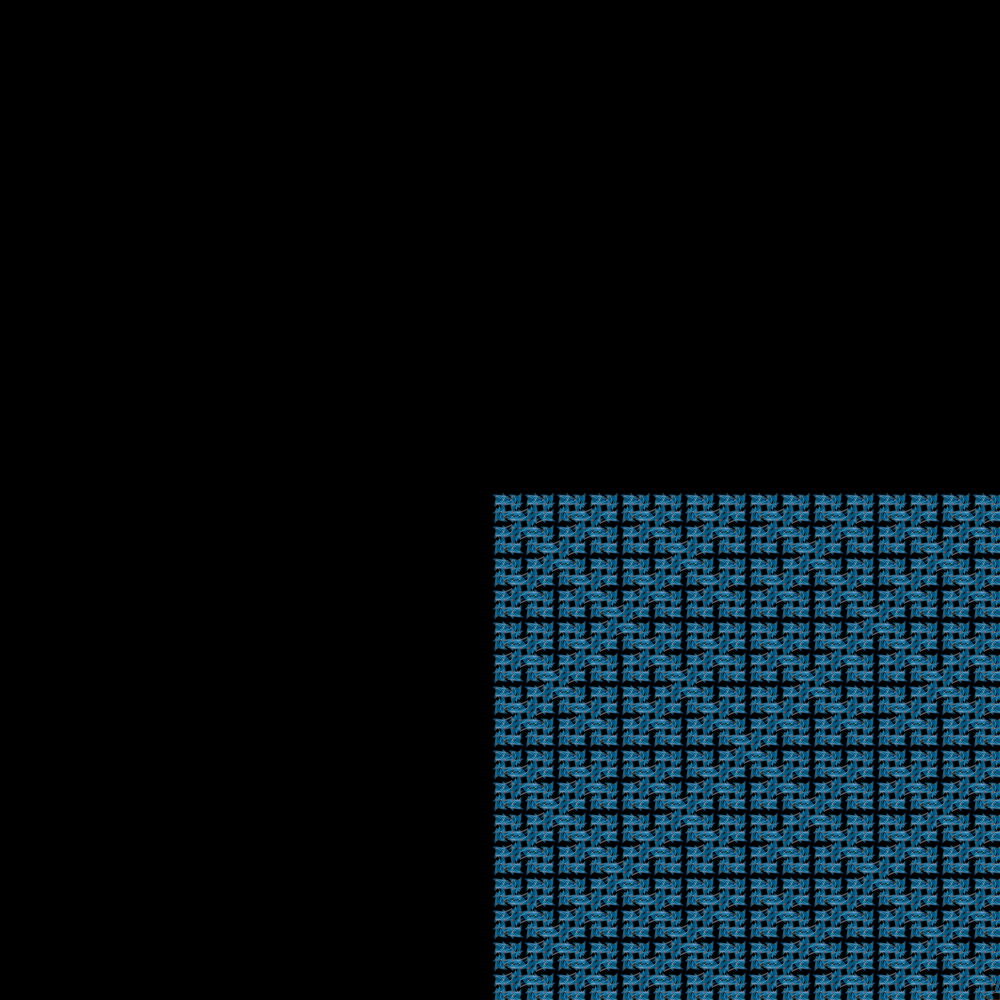
Frame 1 (no input)
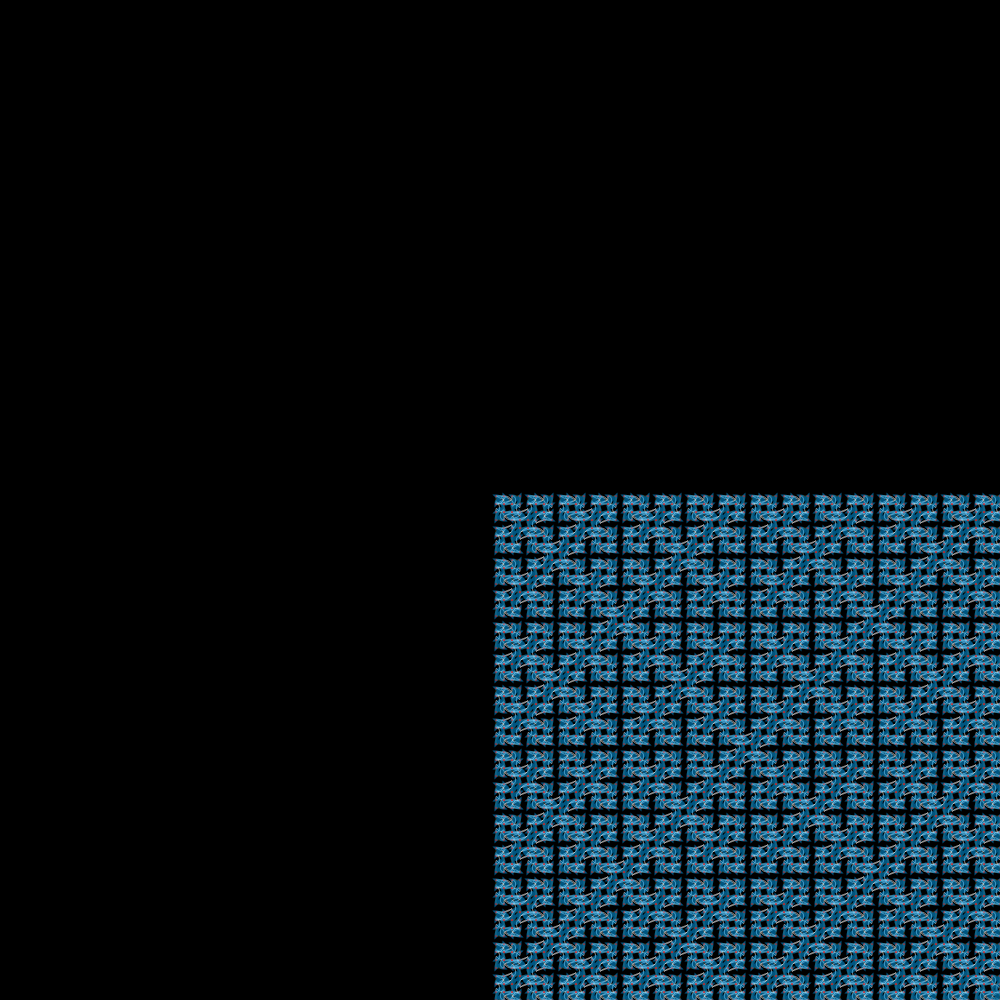
Frame 2 (the mouse pressed at the canvas centre, redrawn once)

The p5.js sketch that drew these frames (run headless with seeded random() and noise() and a simulated clock; the mouse was pressed at the canvas centre and the sketch redrawn once):

// p5.js sketch
// ── sketch.js
// var current = [...'X']
// var current = [...'AAAA']
var current = [...'F+XF+F+XF']
// var current = [...'F']
// var current = [...'X']
var axiom = current
var next = []
var count = 0
var s = []

var D = 0
var R = 0
var slider
var col = 0

var vertices = []
var vertices_x = []

function setup() {

	createCanvas(1000, 1000);
	angleMode(DEGREES)
	colorMode(HSB)

	var n = 5 

	for (let i = 0; i < n; i++) {
		getResult()
	}
	console.log(current.join(''));

	// drawCurves()
	// drawBezier()
	noLoop()
}


function drawCurves() {
	// console.log("drawCurves()")
	beginShape()
	if (vertices.length) {
		curveVertex(vertices[0].x, vertices[0].y)
		for (let i = 0; i < vertices.length; i++) {
			stroke(100, 100, 100)
			strokeWeight(1)
			noFill()
			curveVertex(vertices[i].x, vertices[i].y)
		}
		curveVertex(vertices[vertices.length-1].x, vertices[vertices.length-1].y)
	}
	endShape()

	for (let i = 0; i < vertices.length; i++) {
		fill(0, 100, 100)
		ellipse(vertices[i].x, vertices[i].y, 5)
	}

	for (let i = 0; i < vertices_x.length; i++) {
		fill(180, 100, 100)
		ellipse(vertices_x[i].x, vertices_x[i].y, 5)
	}
}

function drawBezier() {
	// console.log("drawCurves()")
	beginShape()
	if (vertices.length) {
		vertex(vertices[0].x, vertices[0].y)
		for (let i = 1; i < vertices.length; i++) {
			strokeWeight(1)
			noFill()
			if (i > 1 && i < vertices.length - 3) {
				stroke(0, 0, 100, 0.3)
				strokeWeight(1)
				bezierVertex(vertices[i - 2].x, vertices[i - 2].y, vertices[i + 1].x, vertices[i + 1].y, vertices[i + 3].x, vertices[i + 1].y)
			}
			// console.log(vertices[i].x)
			// console.log(vertices[i].y)
		}
	}
	endShape()

	beginShape()
	if (vertices.length) {
		vertex(vertices[0].x, vertices[0].y)
		for (let i = 1; i < vertices.length; i++) {
			strokeWeight(3)
			noFill()
			if (i > 1 && i < vertices.length - 3) {
				stroke(200, 100, 100, 0.5)
				bezierVertex(vertices[i - 1].x, vertices[i - 1].y, vertices[i + 1].x, vertices[i + 1].y, vertices[i + 2].x, vertices[i + 2].y)
			}
			// console.log(vertices[i].x)
			// console.log(vertices[i].y)
		}
	}
	endShape()





	for (let i = 0; i < vertices.length; i++) {
		stroke(200, 100, 100)
		noStroke()
		fill(0, 100, 100)
		ellipse(vertices[i].x, vertices[i].y, 1)
	}
}




function draw() {

	// background(197, 42, 63, 0.5)
	background(0)

	// Angle in degrees
	var theta = 90 
	var step_size = 8 
	var step_radius = 5 

	// Initial theta, position
	var ta = 90 
	var tx = width
	var ty = height
	var th_step = 10 
	var hue_max = 360 
	var hue_min = 40
	var th = hue_min 
	col = th

	// stroke(200, 100, 100)
	stroke(0, 0, 90)
	fill(count * 10, 100, 100)
	strokeWeight(1)

	if (current.length > 0) {
		// ellipse(tx, ty, 10, 10) // start point
		// stroke(100, random(150), 150, 255 - (count * 20))
		// stroke("SteelBlue")
		for (let i = 0; i < current.length; i++) {
			let c = current[i]
			let vx = 0
			if (c == 'F') {
				stroke(col, 80, 90, 0.3)
				strokeWeight(1)
				var new_x = tx + (step_size * cos(ta))
				var new_y = ty - (step_size * sin(ta))
				line(tx, ty, new_x, new_y)
				// curve(tx, ty, tx, ty, new_x, new_y, new_x, new_y)
				tx = new_x
				ty = new_y
				let v = createVector(tx, ty)
				vertices.push(v)
			} else if (c == 'f') {
				stroke(0, 80, 90)
				strokeWeight(1)
				var new_x = tx + (step_size * cos(ta)) * 0.7
				var new_y = ty - (step_size * sin(ta)) * 0.7
				// line(tx, ty, new_x, new_y)
				// curve(tx, ty, tx, ty, new_x, new_y, new_x, new_y)
				tx = new_x
				ty = new_y

			}  else if (c == 'X') {
				let v = createVector(tx, ty)
				vertices_x.push(v)
				// vertices.pop()
			}
			else if (c == 'd') {

				stroke(40, 80, 90)
				strokeWeight(1)
				ta += theta/2
				var new_x = tx + (step_size * cos(ta)) * 0.3
				var new_y = ty - (step_size * sin(ta)) * 0.3
				line(tx, ty, new_x, new_y)
				// curve(tx, ty, tx, ty, new_x, new_y, new_x, new_y)
				tx = new_x
				ty = new_y
				ta += theta/2

			} else if (c == 'D') {
				stroke(40, 80, 90)
				strokeWeight(1)
				ta -= theta/2
				var new_x = tx + (step_size * cos(ta)) * 0.3
				var new_y = ty - (step_size * sin(ta)) * 0.3
				line(tx, ty, new_x, new_y)
				// curve(tx, ty, tx, ty, new_x, new_y, new_x, new_y)
				tx = new_x
				ty = new_y
				ta -= theta/2
			} else if (c == 'G') { // F-F
				var new_x = tx + (step_size * cos(ta))
				var new_y = ty - (step_size * sin(ta))
				line(tx, ty, new_x, new_y)
				tx = new_x
				ty = new_y
				ta -= theta
				var new_x = tx + (step_size * cos(ta))
				var new_y = ty - (step_size * sin(ta))
				line(tx, ty, new_x, new_y)
				tx = new_x
				ty = new_y
			} else if (c == '+') { // left
				ta += theta
			} else if (c == '-') { // right
				// console.log("-");
				ta -= theta
				// ta -= (theta + (1 - noise(frameCount/20))) 
			} else if (c == '[') {
				s.push(tx)
				s.push(ty)
				s.push(ta)
			} else if (c == ']') {
				ta = s.pop()
				ty = s.pop()
				tx = s.pop()
			} else if (c == 'C') {
				noStroke()
				fill(100, 100, 100)
				ellipse(tx, ty, step_radius)
			} else if (c == 'H') {
				th += th_step
				if (th > hue_max) {
					th = th - (hue_max - hue_min)
				}
				fill(th, 100, 100, 0.2)
				col = th
			}
		}
	}

	// drawCurves()
	drawBezier()



}

function getResult() {
	next = []
	for (var i = 0; i < current.length; i++) {

		let c = current[i]
		let x = 0

		// Rules
		if (c == 'F') {
			next.push(c)
		} else if (c == 'f') {
			next.push(c)
		} else if (c == "A") {
			next.push(..."X+X+X+X+X+X+")
		} else if (c === 'X') {
			// next.push(..."[-F+F[Y]+F][+F-F[X]-F]")
			// next.push(..."[F+F+F+F[---X-HY]+++++F++++++++F-F-F-F]")
			// next.push(..."XF-fDf+XF+F+XfDf-F+X")
			next.push(..."XF-F-F+XF+F+XF-F-F+X")
		} else if (c === 'Y') {
			// next.push(..."[-F+F[Y]+F][+F-F-F]")
			next.push(..."[F+F+F+F[---Y]+++++F++++++++F-F-F-F]")
		}

		 else if ('0123456789'.indexOf(c) === -1) {
			// if (c !== ";") {
				// console.log("not number")
				// console.log(c)
				next.push(c)
			// }
		}
	}

	current = next
	// console.log(current)
	// console.log(current.join(''))
	count++

}

function keyPressed() {
	if (keyCode === UP_ARROW) {
		current = axiom
		next = []
	}
}
